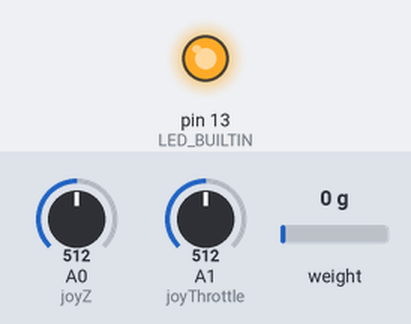
The sketch below on a simulated Arduino Leonardo, built with avr-gcc and run on an emulated ATmega32U4. Parts: output pins drawn as LEDs (lit = HIGH). Inputs (shaded band) come from the test bench; at power-on: A0 (joyZ) = 512, A1 (joyThrottle) = 512, weight on the scale 0 g. USB keyboard and mouse output is not drawn; what the sketch prints to the serial monitor is not drawn.

Above: at 0.1 s.
At 2.1 s:
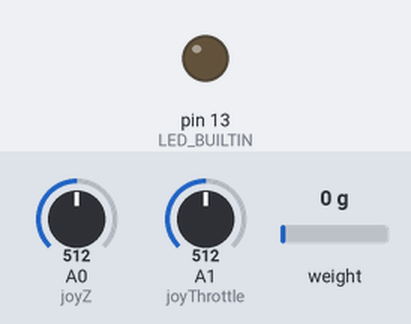
Timing chart, 0 to 3.6 s (numbered marks = the images above):
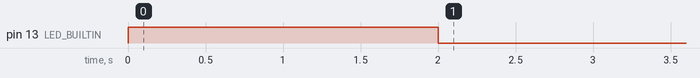

The sketch:

CarSimPedals.ino
```cpp
#include "HX711.h"
#include "Joystick.h"

#define DOUT2 23
#define CLK2 22
#define joyZ A0
#define joyThrottle A1

// Setup HX711 boards
HX711 brakeScale;

// Create raw variables
float rawBrake = 0;
// Create conversion variables
// Line joining (a,0) to (b, 1023) with gradient m=1023/(b-a) and c=-ma
const float minRawBrake = 15000;
const float maxRawBrake = 800000;
const float mBrake = 1023/(maxRawBrake - minRawBrake);
const float cBrake = - mBrake * minRawBrake;
// Create output variables
float adjBrake = 0;

int zAxis_ = 0;
int throttle_ = 0;

// Create Joystick
Joystick_ Joystick(JOYSTICK_DEFAULT_REPORT_ID + 1, // Don't use first joystick ID, as this is taken by the steering wheel device.
  JOYSTICK_TYPE_MULTI_AXIS, 0, 0,             // Button Counts
  false, false, true, false, false, false,   // Axes Includes
  false, true, false, true, false);           // Rudder, throttle, accelerator, brake, steering

// Set auto send mode on joystick
const bool testAutoSendMode = true;

// Plotting - Comment line(s) to disable plotting and/or timer counter
//#define PLOT_RAW;
#define PLOT_ADJ;
//#define PLOT_PER;


void setup() {
  // Set Inbuilt LED High During Calibration
  pinMode(LED_BUILTIN, OUTPUT);
  digitalWrite(LED_BUILTIN, HIGH);

  // Begin connection
  #ifdef PLOT_RAW || PLOT_ADJ || PLOT_PER || TIMER_COUNTER
    Serial.begin(9600);
  #endif

  // Setup second HX711
  brakeScale.begin(DOUT2, CLK2);
  brakeScale.set_scale();
  brakeScale.tare(); // Set scale to 0
  long zero_factor2 = brakeScale.read_average();

  // Set Range Values for Joystick
  //Joystick.setThrottleRange(220, 1023);
  Joystick.setBrakeRange(-50, -3500);

  // Start joystick connection
  Joystick.begin(testAutoSendMode);

  // Calibration finished, turn off LED
  digitalWrite(LED_BUILTIN, LOW);

}

void loop() {
  /* ------------ Read and set Values  ------------ */
  // Read load cell values
  rawBrake = brakeScale.get_units();
  // Convert values

  // Write values to joystick
  adjBrake = (mBrake * rawBrake) + cBrake;
  Joystick.setBrake(adjBrake);

  throttle_ = analogRead(joyThrottle);
  throttle_ = map(throttle_,1023,220,0,1023);
  Joystick.setThrottle(throttle_);

  zAxis_= (analogRead(joyZ));
  zAxis_ = map(zAxis_,1023,220,0,1023);
  Joystick.setZAxis(zAxis_);

  Serial.println(adjBrake, 1);
  //Serial.println(throttle_);
  //Serial.println(zAxis_);

}
```
